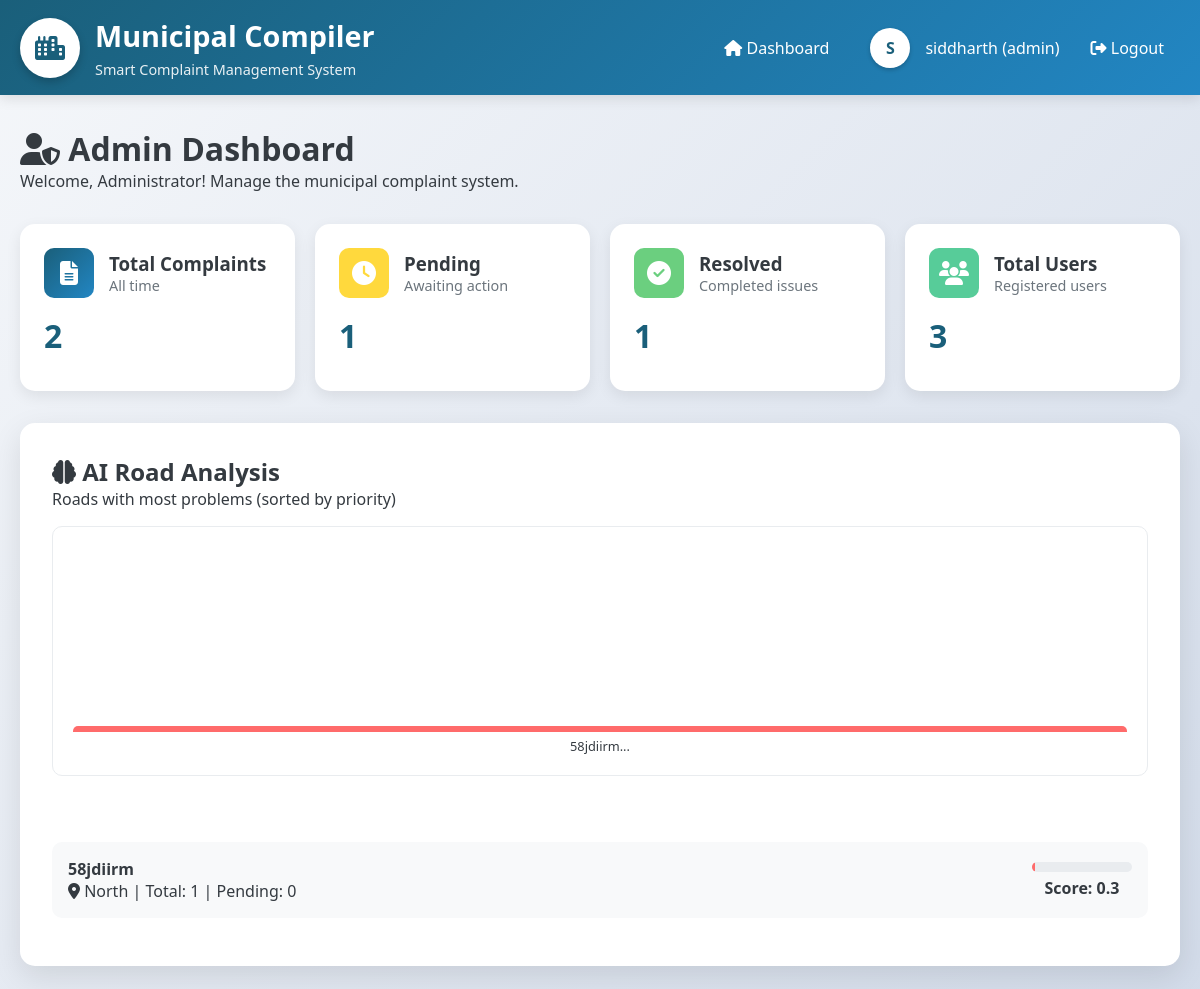
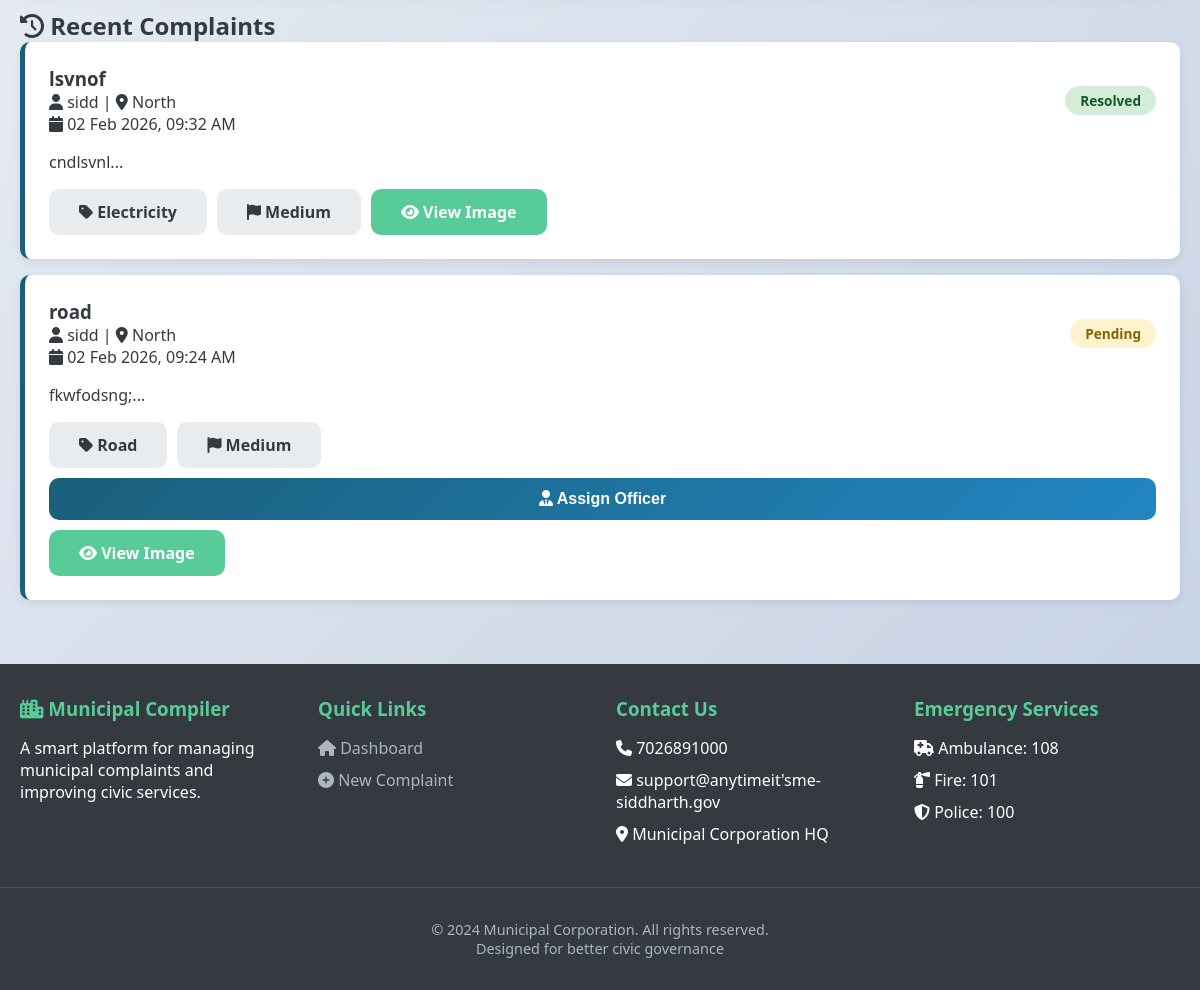
Screenshot of /admin/dashboard (signed in) with the database file from the repository (2 pictures, top to bottom).
### models.py (models this page shows, shortened)
class User(UserMixin, db.Model):
    __tablename__ = 'users'
    id = db.Column(db.Integer, primary_key=True)
    username = db.Column(db.String(80), unique=True, nullable=False)
    email = db.Column(db.String(120), unique=True, nullable=False)
    password_hash = db.Column(db.String(200), nullable=False)
    role = db.Column(db.String(20), nullable=False)  # 'user', 'officer', 'admin'
    taluka = db.Column(db.String(50), nullable=True)
    department = db.Column(db.String(100), nullable=True)
    phone = db.Column(db.String(15), nullable=True)
    created_at = db.Column(db.DateTime, default=datetime.utcnow)
    complaints = db.relationship('Complaint',
                                 foreign_keys='Complaint.user_id',
                                 backref='author',
                                 lazy=True)
    assigned_complaints = db.relationship('Complaint',
                                          foreign_keys='Complaint.assigned_officer_id',
                                          backref='assigned_officer',
                                          lazy=True)
    resolved_complaints = db.relationship('Complaint',
                                          foreign_keys='Complaint.resolved_by',
                                          backref='resolver',
                                          lazy=True)

class RoadAnalysis(db.Model):
    __tablename__ = 'road_analysis'
    id = db.Column(db.Integer, primary_key=True)
    road_name = db.Column(db.String(200), nullable=False)
    taluka = db.Column(db.String(50), nullable=False)
    total_complaints = db.Column(db.Integer, default=0)
    pending_complaints = db.Column(db.Integer, default=0)
    resolved_complaints = db.Column(db.Integer, default=0)
    problem_score = db.Column(db.Float, default=0.0)
    last_updated = db.Column(db.DateTime, default=datetime.utcnow, onupdate=datetime.utcnow)

class Complaint(db.Model):
    __tablename__ = 'complaints'
    id = db.Column(db.Integer, primary_key=True)
    title = db.Column(db.String(200), nullable=False)
    description = db.Column(db.Text, nullable=False)
    category = db.Column(db.String(50), nullable=False)
    latitude = db.Column(db.Float, nullable=True)
    longitude = db.Column(db.Float, nullable=True)
    address = db.Column(db.String(300), nullable=True)
    image_path = db.Column(db.String(300), nullable=True)
    status = db.Column(db.String(20), default='pending')  # pending, in_progress, resolved, rejected
    priority = db.Column(db.String(20), default='medium')  # low, medium, high, critical
    user_id = db.Column(db.Integer, db.ForeignKey('users.id'), nullable=False)
    assigned_officer_id = db.Column(db.Integer, db.ForeignKey('users.id'), nullable=True)
    taluka = db.Column(db.String(50), nullable=False)
    created_at = db.Column(db.DateTime, default=datetime.utcnow)
    updated_at = db.Column(db.DateTime, onupdate=datetime.utcnow)
    resolved_image_path = db.Column(db.String(300), nullable=True)
    resolution_details = db.Column(db.Text, nullable=True)
    resolved_at = db.Column(db.DateTime, nullable=True)
    resolved_by = db.Column(db.Integer, db.ForeignKey('users.id'), nullable=True)

### app.py (the view)
@app.route('/admin/dashboard')
@login_required
@role_required('admin')
def admin_dashboard():
    roads = RoadAnalysis.query.order_by(RoadAnalysis.problem_score.desc()).limit(10).all()
    stats = {
        'total_complaints': Complaint.query.count() or 0,
        'pending_complaints': Complaint.query.filter_by(status='pending').count() or 0,
        'resolved_complaints': Complaint.query.filter_by(status='resolved').count() or 0,
        'total_users': User.query.count() or 0,
        'total_officers': User.query.filter_by(role='officer').count() or 0
    }
    recent_complaints = Complaint.query.order_by(Complaint.created_at.desc()).limit(10).all()
    return render_template('admin_dashboard.html',
                         roads=roads,
                         stats=stats,
                         recent_complaints=recent_complaints)

### app.py (called while the page is built)
@login_manager.user_loader
def load_user(user_id):
    return User.query.get(int(user_id))

def role_required(role):
    def decorator(f):
        @wraps(f)
        @login_required
        def decorated_function(*args, **kwargs):
            if current_user.role != role:
                flash('You do not have permission to access this page.', 'danger')
                return redirect(url_for('dashboard'))
            return f(*args, **kwargs)
        return decorated_function
    return decorator

### templates/admin_dashboard.html (shortened to what this page needs)
{% extends "base.html" %}
{% block content %}
<div class="fade-in">
    <h1><i class="fas fa-user-shield"></i> Admin Dashboard</h1>
    <p>Welcome, Administrator! Manage the municipal complaint system.</p>
</div>
<div class="dashboard-grid">
    <div class="dashboard-card">
        <div class="card-header">
            <div class="card-icon">
                <i class="fas fa-file-alt"></i>
            </div>
            <div>
                <h3>Total Complaints</h3>
                <p class="card-label">All time</p>
            </div>
        </div>
        <div class="card-value">{{ stats.total_complaints }}</div>
    </div>
    <div class="dashboard-card">
        <div class="card-header">
            <div class="card-icon" style="background: var(--warning-color);">
                <i class="fas fa-clock"></i>
            </div>
            <div>
                <h3>Pending</h3>
                <p class="card-label">Awaiting action</p>
            </div>
        </div>
        <div class="card-value">{{ stats.pending_complaints }}</div>
    </div>
    <div class="dashboard-card">
        <div class="card-header">
            <div class="card-icon" style="background: var(--success-color);">
                <i class="fas fa-check-circle"></i>
            </div>
            <div>
                <h3>Resolved</h3>
                <p class="card-label">Completed issues</p>
            </div>
        </div>
        <div class="card-value">{{ stats.resolved_complaints }}</div>
    </div>
    <div class="dashboard-card">
        <div class="card-header">
            <div class="card-icon" style="background: var(--secondary-color);">
                <i class="fas fa-users"></i>
            </div>
            <div>
                <h3>Total Users</h3>
                <p class="card-label">Registered users</p>
            </div>
        </div>
        <div class="card-value">{{ stats.total_users }}</div>
    </div>
</div>
<div class="ai-analysis fade-in">
    <h2><i class="fas fa-brain"></i> AI Road Analysis</h2>
    <p>Roads with most problems (sorted by priority)</p>
    <div style="margin: 1rem 0;">
        <div id="roadChart" style="height: 300px; margin: 1rem 0;">
            <div style="display: flex; align-items: flex-end; height: 250px; gap: 10px; padding: 20px; border: 1px solid #e9ecef; border-radius: 10px;">
                {% for road in roads %}
                <div style="flex: 1; text-align: center;">
                    <div style="height: {{ road.problem_score * 20 }}px; background: var(--danger-color); border-radius: 5px 5px 0 0;"></div>
                    <div style="font-size: 0.8rem; margin-top: 5px;">{{ road.road_name[:10] }}...</div>
                </div>
                {% endfor %}
            </div>
        </div>
    </div>
    <div class="road-list">
        {% for road in roads %}
        <div class="road-item">
            <div>
                <h4>{{ road.road_name }}</h4>
                <p><i class="fas fa-map-marker-alt"></i> {{ road.taluka }} |
                   Total: {{ road.total_complaints }} |
                   Pending: {{ road.pending_complaints }}</p>
            </div>
            <div>
                <div class="problem-score">
                    <div class="score-bar" style="width: {{ road.problem_score * 10 }}%;"></div>
                </div>
                <p style="text-align: center; margin-top: 5px; font-weight: bold;">
                    Score: {{ "%.1f"|format(road.problem_score) }}
                </p>
            </div>
        </div>
        {% endfor %}
    </div>
</div>
<div class="complaints-list fade-in">
    <h2><i class="fas fa-history"></i> Recent Complaints</h2>
    {% for complaint in recent_complaints %}
    <div class="complaint-item">
        <div class="complaint-header">
            <div>
                <h3>{{ complaint.title }}</h3>
                <p><i class="fas fa-user"></i> {{ complaint.author.username }} |
                   <i class="fas fa-map-marker-alt"></i> {{ complaint.taluka }}</p>
                <p><i class="fas fa-calendar"></i> {{ complaint.created_at.strftime('%d %b %Y, %I:%M %p') }}</p>
            </div>
            <div class="complaint-status status-{{ complaint.status.replace('_', '-') }}">
                {{ complaint.status|replace('_', ' ')|title }}
            </div>
        </div>
        <p>{{ complaint.description[:200] }}...</p>
        <div style="margin-top: 1rem; display: flex; gap: 10px; flex-wrap: wrap;">
            <span class="btn" style="background: #e9ecef;">
                <i class="fas fa-tag"></i> {{ complaint.category }}
            </span>
            <span class="btn" style="background: #e9ecef;">
                <i class="fas fa-flag"></i> {{ complaint.priority|title }}
            </span>
            {% if complaint.status == 'pending' %}
            <button class="btn btn-primary" onclick="assignComplaint({{ complaint.id }})">
                <i class="fas fa-user-tie"></i> Assign Officer
            </button>
            {% endif %}
            {% if complaint.image_path %}
            <a href="{{ url_for('uploaded_file', filename=complaint.image_path.split('/')[-1]) }}"
               target="_blank" class="btn btn-secondary">
                <i class="fas fa-eye"></i> View Image
            </a>
            {% endif %}
        </div>
    </div>
    {% endfor %}
</div>
{% endblock %}

### templates/base.html (shortened to what this page needs)
<!DOCTYPE html>
<html lang="en">
<head>
    <link rel="stylesheet" href="{{ url_for('static', filename='css/style.css') }}">
    <link rel="stylesheet" href="https://cdnjs.cloudflare.com/ajax/libs/font-awesome/6.4.0/css/all.min.css">
</head>
<body>
    <header class="municipal-header">
        <div class="header-content">
            <div class="logo-container">
                <div class="logo">
                    <i class="fas fa-city"></i>
                </div>
                <div class="logo-text">
                    <h1>Municipal Compiler</h1>
                    <p>Smart Complaint Management System</p>
                </div>
            </div>
            <nav class="nav-menu">
                {% if current_user.is_authenticated %}
                    <a href="{{ url_for('dashboard') }}" class="nav-link">
                        <i class="fas fa-home"></i> Dashboard
                    </a>
                    <div class="user-info">
                        <div class="user-avatar">
                            {{ current_user.username[0].upper() }}
                        </div>
                        <span>{{ current_user.username }} ({{ current_user.role }})</span>
                        <a href="{{ url_for('logout') }}" class="nav-link">
                            <i class="fas fa-sign-out-alt"></i> Logout
                        </a>
                    </div>
                {% endif %}
            </nav>
        </div>
    </header>
    <main class="main-container">
        {% block content %}{% endblock %}
    </main>
    <footer class="municipal-footer">
        <div class="footer-content">
            <div class="footer-section">
                <h3><i class="fas fa-city"></i> Municipal Compiler</h3>
                <p>A smart platform for managing municipal complaints and improving civic services.</p>
            </div>
            <div class="footer-section">
                <h3>Quick Links</h3>
                <ul class="footer-links">
                    <li><a href="{{ url_for('dashboard') }}"><i class="fas fa-home"></i> Dashboard</a></li>
                    {% if current_user.is_authenticated %}
                        <li><a href="{{ url_for('new_complaint') }}"><i class="fas fa-plus-circle"></i> New Complaint</a></li>
                    {% else %}
                        <li><a href="{{ url_for('login') }}"><i class="fas fa-sign-in-alt"></i> Login</a></li>
                    {% endif %}
                </ul>
            </div>
            <div class="footer-section">
                <h3>Contact Us</h3>
                <ul class="footer-links">
                    <li><i class="fas fa-phone"></i> 7026891000</li>
                    <li><i class="fas fa-envelope"></i> support@anytimeit'sme-siddharth.gov</li>
                    <li><i class="fas fa-map-marker-alt"></i> Municipal Corporation HQ</li>
                </ul>
            </div>
            <div class="footer-section">
                <h3>Emergency Services</h3>
                <ul class="footer-links">
                    <li><i class="fas fa-ambulance"></i> Ambulance: 108</li>
                    <li><i class="fas fa-fire-extinguisher"></i> Fire: 101</li>
                    <li><i class="fas fa-shield-alt"></i> Police: 100</li>
                </ul>
            </div>
        </div>
        <div class="copyright">
            <p>&copy; 2024 Municipal Corporation. All rights reserved.</p>
            <p>Designed for better civic governance</p>
        </div>
    </footer>
</body>
</html>

### rows the page displays
User: username "S", username "siddharth", role "admin"
RoadAnalysis: road_name "58jdiirm", taluka "North", total_complaints "1", pending_complaints "0", problem_score "0.3"
Complaint: title "lsvnof", author.username "sidd", taluka "North", created_at "02 Feb 2026, 09:32 AM", status "Resolved", description "cndlsvnl", category "Electricity", priority "Medium"
Complaint: title "road", author.username "sidd", taluka "North", created_at "02 Feb 2026, 09:24 AM", status "Pending", description "fkwfodsng;", category "Road", priority "Medium"

### other values shown
{{ stats.total_complaints }} "2"
{{ stats.pending_complaints }} "1"
{{ stats.resolved_complaints }} "1"
{{ stats.total_users }} "3"
